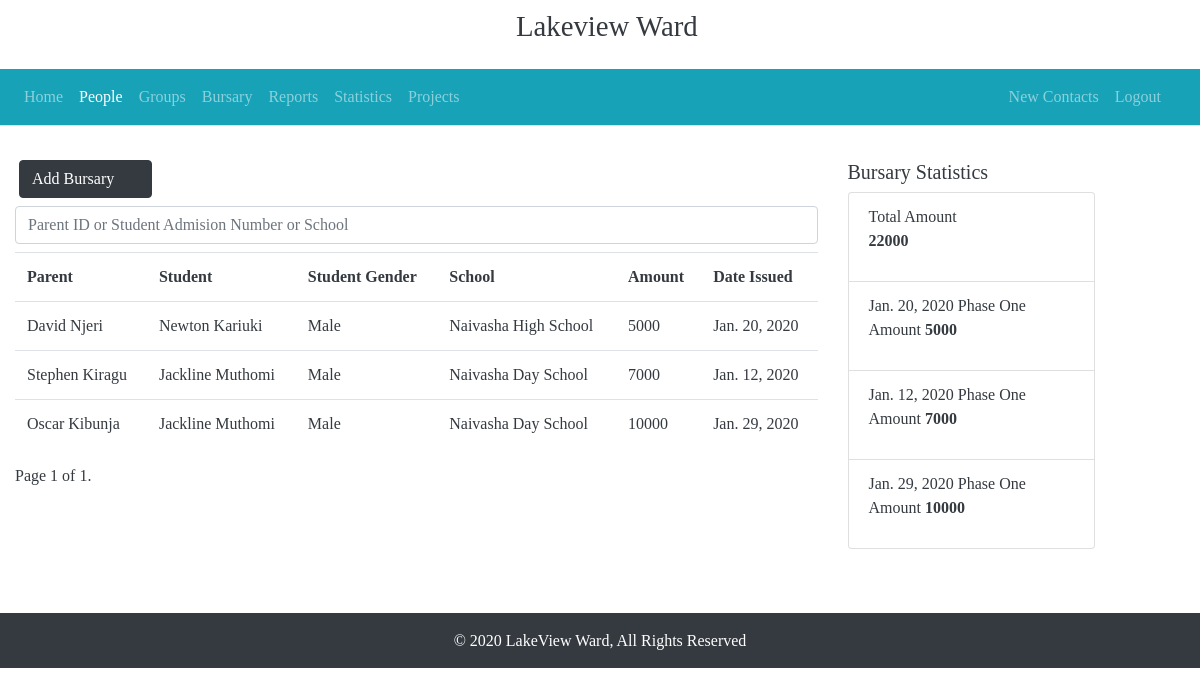
The app's page /bursary/ (signed in) with its own data.
### citizens/models.py (models this page shows, shortened)
class Bursary(models.Model):
    bursary_id = models.UUIDField(primary_key=True, default=uuid.uuid4, editable=False)
    parent = models.ForeignKey("Citizen", on_delete=models.CASCADE)
    student = models.ForeignKey("Student", on_delete=models.CASCADE)
    date_issued = models.DateField(auto_now=False, auto_now_add=False)
    amount_awarded = models.IntegerField(default =0)
    class Meta:
        verbose_name = "Bursary"
        verbose_name_plural = "Bursary"

class Citizen(models.Model):
    id_number = models.PositiveIntegerField(primary_key=True,verbose_name="Identification Number", unique=True)
    person = models.OneToOneField("Person", on_delete=models.CASCADE)
    location = models.CharField(max_length=150)
    email = models.EmailField(max_length=255, blank=True)
    phone_number = models.CharField("Phone Number", max_length=12, blank=True, default='0704893840')
    voting_centre = models.CharField('Voting Centre', max_length=50, default='Unity Primary School')
    uploaded_to_google = models.BooleanField(default=False)
    class Meta:
        verbose_name= 'Citizen'
        verbose_name_plural = 'Citizens'

class Person(models.Model):
    GENDER = (
        ('M', 'Male'),
        ('F', 'Female')
    )
    person_id = models.UUIDField(primary_key=True, default=uuid.uuid4, editable=False)
    surname = models.CharField(max_length=50, default="")
    first_name = models.CharField(max_length=50)
    last_name = models.CharField(max_length=50)
    gender = models.CharField(choices=GENDER, max_length=10)
    dob = models.DateField("Date of Birth", auto_now=False, auto_now_add=False)
    class Meta:
        verbose_name = "Person"
        verbose_name_plural = "Persons"
    def get_person(self):
        return self.first_name+' '+self.last_name

class Student(models.Model):
    person = models.OneToOneField("Person", on_delete=models.CASCADE)
    admission_number = models.IntegerField()
    school = models.CharField(max_length=150)
    form = models.CharField(max_length=50)
    is_sponsored = models.BooleanField("Sponsored Students", default=False)
    class Meta:
        verbose_name = "Student"
        verbose_name_plural = "Students"

### citizens/views.py (the view, shortened to what this page needs)
# urls.py: path('bursary/', BursaryListView.as_view(), name="bursary-list"),
class BursaryListView(LoginRequiredMixin,ListView):
    model = Bursary
    template_name = "bursary/bursarylist.html"
    context_object_name = 'bursaries'
    paginate_by = 25
    order_by = 'dat'
    def get_queryset(self):
        query = self.request.GET.get('q')
        return super().get_queryset()
    def get_context_data(self, **kwargs):
        context = super().get_context_data(**kwargs)
        context["total"] = Bursary.objects.all().aggregate(Sum('amount_awarded'))
        print( Bursary.objects.all().aggregate(Sum('amount_awarded')) )
        context['yearly_budget'] = Bursary.objects.values('amount_awarded', 'date_issued').annotate(Total=Sum('amount_awarded'))
        return context

### citizens/templates/bursary/bursarylist.html (shortened to what this page needs)
{% extends 'base.html' %}
{% load crispy_forms_tags %}
{% load static %}
{% block content %}
<div class="container-fluid text-dark mb-3">
    <div class="row container">
        <div class="col-md-9 col-sm-8 col-xs-8">
            <div class="row mx-1 mb-2">
                <a href="{% url 'bursary-create' %}" class="btn btn-dark">Add Bursary <i class="fa fa-plus ml-2"></i></a>
            </div>
            <form action="">
                <input type="text" class="form-control w-100" name="q" id="query" placeholder="Parent ID or Student Admision Number or School">
            </form>
            <table class="table mt-2">
                <tr>
                    <th>Parent</th>
                    <th>Student</th>
                    <th>Student Gender</th>
                    <th>School</th>
                    <th>Amount</th>
                    <th>Date Issued</th>
                </tr>
                {% for bursary in bursaries %}
                    <tr>
                        <td>{{ bursary.parent.person.get_person }}</td>
                        <td>{{ bursary.student.person.get_person }}</td>
                        <td>{{ bursary.student.person.get_gender_display }}</td>
                        <td>{{ bursary.student.school }}</td>
                        <td>{{ bursary.amount_awarded }}</td>
                        <td>{{ bursary.date_issued }}</td>
                    </tr>
                {% endfor %}
            </table>
            {% include 'paginate.html' %}
        </div>
        <div class="col-md-3 mb-5">
            <h5>Bursary Statistics</h5>
            <div class="" id="">
                <ul class="list-group">
                    <li class="list-group-item">
                        Total Amount
                        <p><strong>{{ total.amount_awarded__sum }}</strong></p>
                    </li>
                    {% for budget in yearly_budget %}
                        <li class="list-group-item">
                            {{ budget.date_issued }} Phase One
                            <p>Amount <strong>{{ budget.Total }}</strong></p>
                        </li>
                    {% endfor %}
                </ul>
            </div>
        </div>
    </div>
</div>
{% endblock %}

### citizens/static/master.css (style rules this page uses)
html, body { margin:0%; padding:0%; font-style: normal; font-family:'Times New Roman', Times, serif; font-size: medium; }
.container-fluid { margin:0%; padding:0%; overflow: hidden; }

### records on screen
Bursary: parent.person.get_person "David Njeri", student.person.get_person "Newton Kariuki", student.person.gender "Male", student.school "Naivasha High School", amount_awarded "5000", date_issued "Jan. 20, 2020", Total "5000"
Bursary: parent.person.get_person "Stephen Kiragu", student.person.get_person "Jackline Muthomi", student.person.gender "Male", student.school "Naivasha Day School", amount_awarded "7000", date_issued "Jan. 12, 2020", Total "7000"
Bursary: parent.person.get_person "Oscar Kibunja", student.person.get_person "Jackline Muthomi", student.person.gender "Male", student.school "Naivasha Day School", amount_awarded "10000", date_issued "Jan. 29, 2020", Total "10000"

### other values on screen
{{ page_obj.number }} "1"
{{ paginator.num_pages }} "1"
{{ total.amount_awarded__sum }} "22000"
